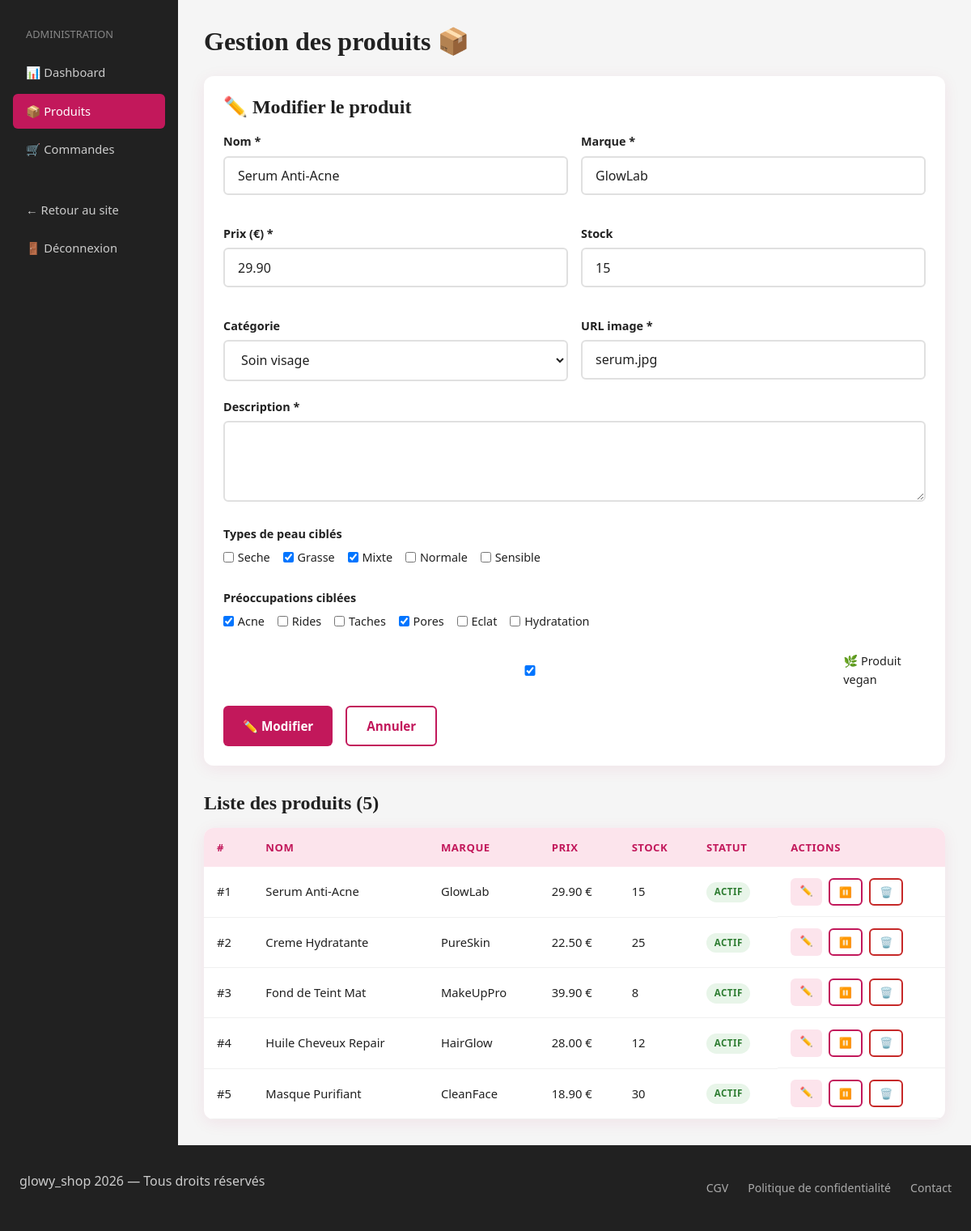
The app's page /Admin/produits.php?edit=1 (signed in) with its own data.
### tables this page shows
CREATE TABLE products (
    id INT UNSIGNED PRIMARY KEY AUTO_INCREMENT,
    nom VARCHAR(255) NOT NULL,
    description TEXT NOT NULL,
    prix DECIMAL(10,2) NOT NULL,
    stock INT UNSIGNED DEFAULT 0,
    categorie_id INT UNSIGNED,
    marque VARCHAR(100) NOT NULL,
    image_url VARCHAR(500) NOT NULL,
    note_moyenne DECIMAL(3,2) DEFAULT 0,
    nb_avis INT UNSIGNED DEFAULT 0,
    skin_types JSON NOT NULL,
    concerns JSON NOT NULL,
    is_vegan BOOLEAN DEFAULT FALSE,
    is_active BOOLEAN DEFAULT TRUE,
    created_at DATETIME DEFAULT CURRENT_TIMESTAMP,
    FOREIGN KEY (categorie_id) REFERENCES categories(id)
);

CREATE TABLE categories (
    id INT UNSIGNED PRIMARY KEY AUTO_INCREMENT,
    nom VARCHAR(100) NOT NULL,
    description TEXT,
    created_at DATETIME DEFAULT CURRENT_TIMESTAMP
);

### Admin/produits.php (the view, shortened to what this page needs)
<?php
require_once __DIR__ . '/../config/db.php';
$produits   = $pdo->query("SELECT p.*, c.nom as categorie_nom
                           FROM products p
                           LEFT JOIN categories c ON p.categorie_id = c.id
                           ORDER BY p.created_at DESC")->fetchAll();
$categories = $pdo->query("SELECT * FROM categories")->fetchAll();
$edit = null;
if (isset($_GET['edit'])) {
  $stmt = $pdo->prepare("SELECT * FROM products WHERE id = ?");
  $stmt->execute([(int) $_GET['edit']]);
  $edit = $stmt->fetch();
}
?>
<?php require_once __DIR__ . '/../includes/header.php'; ?>
<main>
  <div class="admin-layout">
    <aside class="admin-sidebar">
      <p style="color:#888; font-size:0.8rem; text-transform:uppercase; margin-bottom:1rem; padding:0 1rem;">
        Administration
      </p>
      <a href="/glowy_shop/admin/index.php">📊 Dashboard</a>
      <a href="/glowy_shop/admin/produits.php" class="active">📦 Produits</a>
      <a href="/glowy_shop/admin/commandes.php">🛒 Commandes</a>
      <a href="/glowy_shop/pages/index.php" style="margin-top:2rem;">← Retour au site</a>
      <a href="/glowy_shop/auth/logout.php">🚪 Déconnexion</a>
    </aside>
    <div class="admin-content">
      <h1 style="margin-bottom:1.5rem;">Gestion des produits 📦</h1>
      <div style="background:var(--blanc); border-radius:12px; box-shadow:var(--shadow); padding:1.5rem; margin-bottom:2rem;">
        <h2 style="margin-bottom:1rem;">
          <?= $edit ? '✏️ Modifier le produit' : '➕ Ajouter un produit' ?>
        </h2>
        <form method="POST" action="">
          <div style="display:grid; grid-template-columns:1fr 1fr; gap:1rem;">
            <div class="form-group">
              <label>Nom *</label>
              <input type="text" name="nom" value="<?= htmlspecialchars($edit['nom'] ?? '') ?>" required>
            </div>
            <div class="form-group">
              <label>Marque *</label>
              <input type="text" name="marque" value="<?= htmlspecialchars($edit['marque'] ?? '') ?>" required>
            </div>
            <div class="form-group">
              <label>Prix (€) *</label>
              <input type="number" name="prix" step="0.01" min="0"
                     value="<?= $edit['prix'] ?? '' ?>" required>
            </div>
            <div class="form-group">
              <label>Stock</label>
              <input type="number" name="stock" min="0" value="<?= $edit['stock'] ?? 0 ?>">
            </div>
            <div class="form-group">
              <label>Catégorie</label>
              <select name="categorie_id">
                <?php foreach ($categories as $cat): ?>
                  <option value="<?= $cat['id'] ?>"
                    <?= ($edit['categorie_id'] ?? '') == $cat['id'] ? 'selected' : '' ?>>
                    <?= htmlspecialchars($cat['nom']) ?>
                  </option>
                <?php endforeach; ?>
              </select>
            </div>
            <div class="form-group">
              <label>URL image *</label>
              <input type="text" name="image_url"
                     value="<?= htmlspecialchars($edit['image_url'] ?? '') ?>"
                     placeholder="assets/images/produit.jpg" required>
            </div>
          </div>
          <div class="form-group">
            <label>Description *</label>
            <textarea name="description" required><?= htmlspecialchars($edit['description'] ?? '') ?></textarea>
          </div>
          <div class="form-group">
            <label>Types de peau ciblés</label>
            <div style="display:flex; gap:1rem; flex-wrap:wrap;">
              <?php foreach (['seche','grasse','mixte','normale','sensible'] as $skin): ?>
                <?php
                  $skin_types_edit = json_decode($edit['skin_types'] ?? '[]', true) ?? [];
                  $checked = in_array($skin, $skin_types_edit) ? 'checked' : '';
                ?>
                <label style="font-weight:normal; display:flex; align-items:center; gap:0.3rem;">
                  <input type="checkbox" name="skin_types[]" value="<?= $skin ?>" <?= $checked ?>>
                  <?= ucfirst($skin) ?>
                </label>
              <?php endforeach; ?>
            </div>
          </div>
          <div class="form-group">
            <label>Préoccupations ciblées</label>
            <div style="display:flex; gap:1rem; flex-wrap:wrap;">
              <?php foreach (['acne','rides','taches','pores','eclat','hydratation'] as $concern): ?>
                <?php
                  $concerns_edit = json_decode($edit['concerns'] ?? '[]', true) ?? [];
                  $checked = in_array($concern, $concerns_edit) ? 'checked' : '';
                ?>
                <label style="font-weight:normal; display:flex; align-items:center; gap:0.3rem;">
                  <input type="checkbox" name="concerns[]" value="<?= $concern ?>" <?= $checked ?>>
                  <?= ucfirst($concern) ?>
                </label>
              <?php endforeach; ?>
            </div>
          </div>
          <div class="form-group">
            <label style="display:flex; align-items:center; gap:0.5rem; font-weight:normal;">
              <input type="checkbox" name="is_vegan" <?= ($edit['is_vegan'] ?? 0) ? 'checked' : '' ?>>
              🌿 Produit vegan
            </label>
          </div>
          <div style="display:flex; gap:1rem;">
            <button type="submit" class="btn btn-primary">
              <?= $edit ? '✏️ Modifier' : '➕ Ajouter' ?>
            </button>
            <?php if ($edit): ?>
              <a href="/glowy_shop/admin/produits.php" class="btn btn-outline">Annuler</a>
            <?php endif; ?>
          </div>
        </form>
      </div>
      <h2 style="margin-bottom:1rem;">Liste des produits (<?= count($produits) ?>)</h2>
      <div class="table-container">
        <table>
          <thead>
            <tr>
              <th>#</th>
              <th>Nom</th>
              <th>Marque</th>
              <th>Prix</th>
              <th>Stock</th>
              <th>Statut</th>
              <th>Actions</th>
            </tr>
          </thead>
          <tbody>
            <?php foreach ($produits as $p): ?>
              <tr>
                <td>#<?= $p['id'] ?></td>
                <td><?= htmlspecialchars($p['nom']) ?></td>
                <td><?= htmlspecialchars($p['marque']) ?></td>
                <td><?= number_format($p['prix'], 2) ?> €</td>
                <td><?= $p['stock'] ?></td>
                <td>
                  <span class="badge <?= $p['is_active'] ? 'badge-vegan' : '' ?>"
                        style="<?= !$p['is_active'] ? 'background:#ffebee; color:var(--erreur)' : '' ?>">
                    <?= $p['is_active'] ? 'Actif' : 'Inactif' ?>
                  </span>
                </td>
                <td style="display:flex; gap:0.5rem;">
                  <a href="?edit=<?= $p['id'] ?>" class="btn btn-secondary"
                     style="padding:0.3rem 0.7rem; font-size:0.8rem;">✏️</a>
                  <a href="?toggle=<?= $p['id'] ?>" class="btn btn-outline"
                     style="padding:0.3rem 0.7rem; font-size:0.8rem;">
                    <?= $p['is_active'] ? '⏸️' : '▶️' ?>
                  </a>
                  <a href="?delete=<?= $p['id'] ?>" class="btn btn-outline"
                     style="padding:0.3rem 0.7rem; font-size:0.8rem; color:var(--erreur); border-color:var(--erreur);"
                     onclick="return confirm('Supprimer ce produit ?')">🗑️</a>
                </td>
              </tr>
            <?php endforeach; ?>
          </tbody>
        </table>
      </div>
    </div>
  </div>
</main>
<?php require_once __DIR__ . '/../includes/footer.php'; ?>

### Assets/Css/styles.css (style rules this page uses)
:root { --rose-profond: #C2185B; --rose-pale: #FCE4EC; --rose-medium: #F48FB1; --blanc: #FFFFFF; --gris-sombre: #212121; --gris-doux: #F5F5F5; --succes: #2E7D32; --erreur: #C62828; --font-titre: Georgia, 'Times New Roman', serif; --font-corps: 'Segoe UI', Helvetica, Arial, sans-serif; --radius: 12px; --radius-sm: 6px; --shadow: 0 4px 20px rgba(194, 24, 91, 0.08); --shadow-hover: 0 8px 30px rgba(194, 24, 91, 0.18); --transition: 0.25s ease; }
*, *::before, *::after { box-sizing: border-box; margin: 0; padding: 0; }
html { font-size: 16px; scroll-behavior: smooth; }
body { font-family: var(--font-corps); color: var(--gris-sombre); background: var(--blanc); line-height: 1.6; min-height: 100vh; display: flex; flex-direction: column; }
main { flex: 1; }
a { color: var(--rose-profond); text-decoration: none; transition: color var(--transition); }
h1, h2, h3, h4 { font-family: var(--font-titre); line-height: 1.2; color: var(--gris-sombre); }
h1 { font-size: 2rem; }
h2 { font-size: 1.5rem; }
p { margin-bottom: 1rem; }
.btn { display: inline-block; padding: 0.7rem 1.5rem; border-radius: var(--radius-sm); font-family: var(--font-corps); font-size: 0.95rem; font-weight: 600; cursor: pointer; transition: all var(--transition); border: none; text-align: center; }
.btn-primary { background: var(--rose-profond); color: var(--blanc); }
.btn-secondary { background: var(--rose-pale); color: var(--rose-profond); }
.btn-outline { background: transparent; color: var(--rose-profond); border: 2px solid var(--rose-profond); }
.form-group { margin-bottom: 1.25rem; }
.form-group label { display: block; font-weight: 600; margin-bottom: 0.4rem; font-size: 0.9rem; color: var(--gris-sombre); }
.form-group input, .form-group select, .form-group textarea { width: 100%; padding: 0.7rem 1rem; border: 2px solid #e0e0e0; border-radius: var(--radius-sm); font-family: var(--font-corps); font-size: 1rem; color: var(--gris-sombre); background: var(--blanc); transition: border-color var(--transition); }
.form-group textarea { resize: vertical; min-height: 100px; }
.badge { display: inline-block; padding: 0.2rem 0.6rem; border-radius: 20px; font-size: 0.72rem; font-weight: 600; text-transform: uppercase; letter-spacing: 0.5px; }
.badge-vegan { background: #E8F5E9; color: var(--succes); }
.admin-layout { display: grid; grid-template-columns: 220px 1fr; min-height: calc(100vh - 120px); }
.admin-sidebar { background: var(--gris-sombre); padding: 2rem 1rem; }
.admin-sidebar a { display: block; color: #ccc; padding: 0.6rem 1rem; border-radius: var(--radius-sm); margin-bottom: 0.3rem; font-size: 0.92rem; transition: all var(--transition); }
.admin-sidebar a:hover, .admin-sidebar a.active { background: var(--rose-profond); color: var(--blanc); }
.admin-content { padding: 2rem; background: var(--gris-doux); }
.table-container { background: var(--blanc); border-radius: var(--radius); box-shadow: var(--shadow); overflow-x: auto; }
table { width: 100%; border-collapse: collapse; font-size: 0.92rem; }
thead th { background: var(--rose-pale); color: var(--rose-profond); padding: 0.85rem 1rem; text-align: left; font-weight: 600; font-size: 0.82rem; text-transform: uppercase; letter-spacing: 0.5px; }
tbody td { padding: 0.85rem 1rem; border-bottom: 1px solid #f0f0f0; color: var(--gris-sombre); }

### records on screen
products: nom "Serum Anti-Acne", marque "GlowLab", prix "29.90", stock "15", categorie_id "Soin visage", image_url "serum.jpg", is_vegan "☑", id "1", is_active "ACTIF"
products: id "2", nom "Creme Hydratante", marque "PureSkin", prix "22.50", stock "25", is_active "ACTIF"
products: id "3", nom "Fond de Teint Mat", marque "MakeUpPro", prix "39.90", stock "8", is_active "ACTIF"
products: id "4", nom "Huile Cheveux Repair", marque "HairGlow", prix "28.00", stock "12", is_active "ACTIF"
products: id "5", nom "Masque Purifiant", marque "CleanFace", prix "18.90", stock "30", is_active "ACTIF"

### other values on screen
$skin "Seche"
$skin "Grasse"
$skin "Mixte"
$skin "Normale"
$skin "Sensible"
$concern "Acne"
$concern "Rides"
$concern "Taches"
$concern "Pores"
$concern "Eclat"
$concern "Hydratation"
count($produits) "5"
